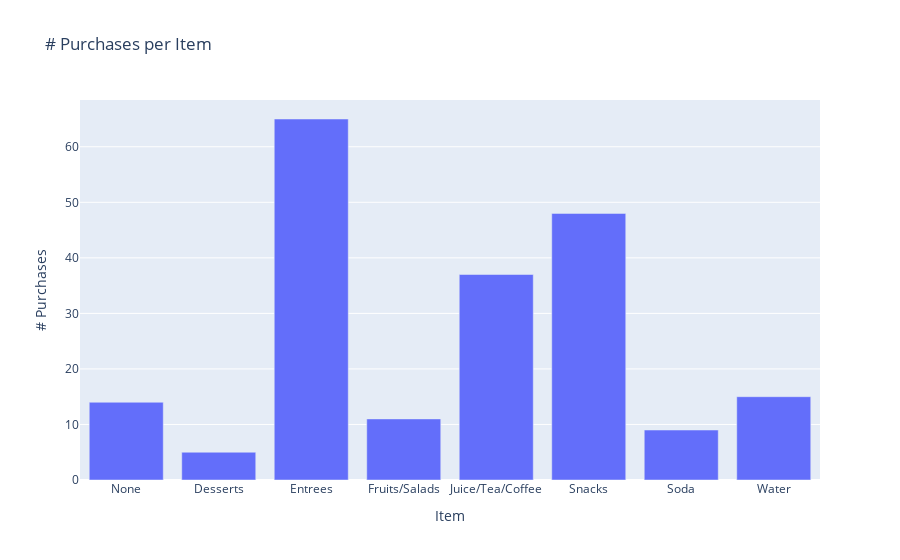

Here is the notebook cell this chart was saved with:
### Code cell
# # testing
# items_cnt = items.apply('sum')
# fig = px.bar(items_cnt, labels={"items" : "Item", "value" : "# Purchases"}, title="# Purchases per Item")
# fig.update_layout(showlegend=False)
# fig.show()

### Figure 1 — Plotly figure (JSON) as saved in the notebook; plotly's stock layout.template omitted (floating-point values rounded to 4 significant figures)
{"data": [{"alignmentgroup": "True", "hovertemplate": "variable=0<br>Item=%{x}<br># Purchases=%{y}<extra></extra>", "legendgroup": "0", "marker": {"color": "#636efa", "pattern": {"shape": ""}}, "name": "0", "offsetgroup": "0", "orientation": "v", "showlegend": true, "textposition": "auto", "type": "bar", "x": ["None", "Desserts", "Entrees", "Fruits/Salads", "Juice/Tea/Coffee", "Snacks", "Soda", "Water"], "xaxis": "x", "y": [14, 5, 65, 11, 37, 48, 9, 15], "yaxis": "y"}], "layout": {"barmode": "relative", "legend": {"title": {"text": "variable"}, "tracegroupgap": 0}, "showlegend": false, "title": {"text": "# Purchases per Item"}, "xaxis": {"anchor": "y", "domain": [0, 1], "title": {"text": "Item"}}, "yaxis": {"anchor": "x", "domain": [0, 1], "title": {"text": "# Purchases"}}}}
